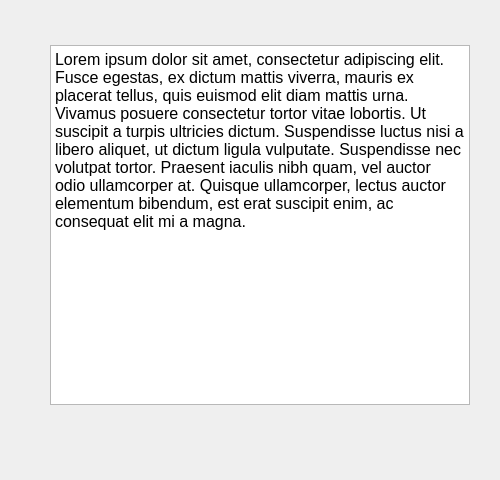
<?xml version="1.0" encoding="UTF-8"?>
<ui version="4.0">
 <class>InfoPage</class>
 <widget class="QWidget" name="InfoPage">
  <property name="geometry">
   <rect>
    <x>0</x>
    <y>0</y>
    <width>500</width>
    <height>480</height>
   </rect>
  </property>
  <property name="windowTitle">
   <string>Form</string>
  </property>
  <widget class="QTextBrowser" name="textBrowser">
   <property name="geometry">
    <rect>
     <x>50</x>
     <y>45</y>
     <width>420</width>
     <height>360</height>
    </rect>
   </property>
   <property name="html">
    <string>&lt;!DOCTYPE HTML PUBLIC &quot;-//W3C//DTD HTML 4.0//EN&quot; &quot;http://www.w3.org/TR/REC-html40/strict.dtd&quot;&gt;
&lt;html&gt;&lt;head&gt;&lt;meta name=&quot;qrichtext&quot; content=&quot;1&quot; /&gt;&lt;style type=&quot;text/css&quot;&gt;
p, li { white-space: pre-wrap; }
&lt;/style&gt;&lt;/head&gt;&lt;body style=&quot; font-family:'Cantarell'; font-size:10pt; font-weight:400; font-style:normal;&quot;&gt;
&lt;p style=&quot; margin-top:0px; margin-bottom:15px; margin-left:0px; margin-right:0px; -qt-block-indent:0; text-indent:0px; background-color:#ffffff;&quot;&gt;&lt;a name=&quot;lipsum&quot;&gt;&lt;/a&gt;&lt;span style=&quot; font-family:'Open Sans,Arial,sans-serif'; font-size:12pt; color:#000000;&quot;&gt;L&lt;/span&gt;&lt;span style=&quot; font-family:'Open Sans,Arial,sans-serif'; font-size:12pt; color:#000000;&quot;&gt;orem ipsum dolor sit amet, consectetur adipiscing elit. Fusce egestas, ex dictum mattis viverra, mauris ex placerat tellus, quis euismod elit diam mattis urna. Vivamus posuere consectetur tortor vitae lobortis. Ut suscipit a turpis ultricies dictum. Suspendisse luctus nisi a libero aliquet, ut dictum ligula vulputate. Suspendisse nec volutpat tortor. Praesent iaculis nibh quam, vel auctor odio ullamcorper at. Quisque ullamcorper, lectus auctor elementum bibendum, est erat suscipit enim, ac consequat elit mi a magna.&lt;/span&gt;&lt;/p&gt;
&lt;p style=&quot; margin-top:0px; margin-bottom:0px; margin-left:0px; margin-right:0px; -qt-block-indent:0; text-indent:0px;&quot;&gt;&lt;span style=&quot; font-size:12pt;&quot;&gt;&lt;br /&gt;&lt;/span&gt;&lt;/p&gt;&lt;/body&gt;&lt;/html&gt;</string>
   </property>
  </widget>
 </widget>
 <resources/>
 <connections/>
</ui>
